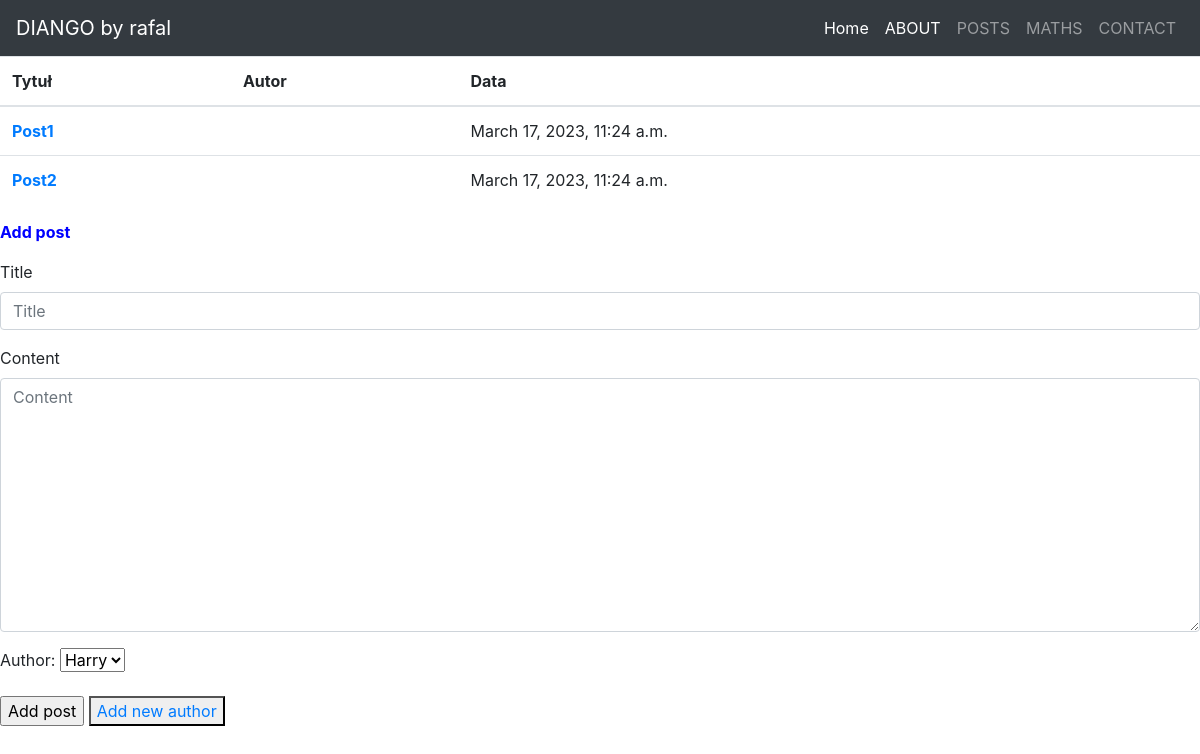
The page /posts/list/ on the database as committed earlier.
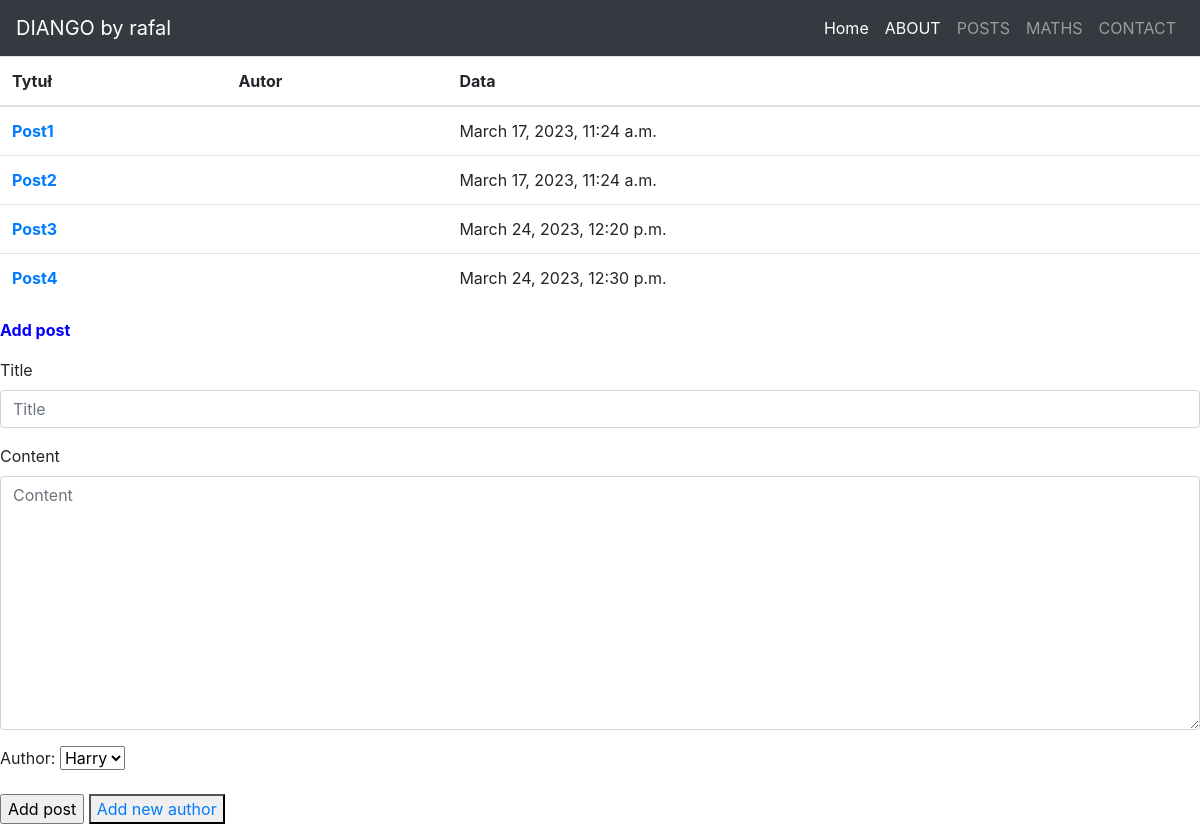
The same page on the database as committed later.
### posts/models.py (models this page shows, shortened)
class Post(models.Model):
   title = models.CharField(max_length=15, unique=True)
   content = models.TextField()
   created = models.DateTimeField(auto_now_add=True)
   modified = models.DateTimeField(auto_now=True)
   author = models.ForeignKey(
      'posts.Author',
      on_delete=models.CASCADE,
      null=True,
      blank=True
   )

### posts/views.py (the view, shortened to what this page needs)
# urls.py: path('list/', add_post, name="list"),
def add_post(request):
    form_post = PostForm()
    form_auth = AuthorForm()
    results_post = Post.objects.all()
    author = Author.objects.all()
    return render(
        request=request,
        template_name="posts/post_add.html",
        context={
            "results_post": results_post,
            "form_post": form_post,
            "author": author,
            "form_auth": form_auth,
        }
    )

### posts/forms.py
class PostForm(forms.ModelForm):
    class Meta:
        model = Post
        fields = ["title", "content"]

class AuthorForm(forms.ModelForm):
    class Meta:
        model = Author
        fields = ["nick", "email", "author_bio"]

### posts/templates/posts/post_add.html (shortened to what this page needs)
{% extends "greetings/main.html" %}
{% load bootstrap4 %}
{% block content %}
    <table class="table">
        <thead>
          <tr>
            <th scope="col">Tytuł</th>
            <th scope="col">Autor</th>
            <th scope="col">Data</th>
          </tr>
        </thead>
        <tbody>
            <tbody>
                {% for r in results_post %}
                    <tr>
                        <th><a href="{% url "posts:details" r.id %}">{{ r.title }}</a></th>
                        <td> {{ r.nick }}</td>
                        <td>{{ r.created}}</td>
                    </tr>
                {% endfor %}
        </tbody>
      </table>
    <form method="POST">
        <div style="color:blue">
            <p><b>Add post</b></p>
        </div>
        {% bootstrap_form form_post %}
        <p>
            <label for="id_author">Author:</label>
            <select name="author" id="id_author">
                {% for auth in author %}
                    <option value="{{ auth.id }}">{{ auth.nick }} </option>
                {% endfor %}
            </select>
        </p>
        <input type="submit" value="Add post">
        <button type="button">
            <a href="{% url "posts:auth_add" %}">Add new author</a>
        </button>
    </form>
{% endblock %}

Rows that differ between the two databases and show on the page:
added Post: title "Post3", created "March 24, 2023, 12:20 p.m."
added Post: title "Post4", created "March 24, 2023, 12:30 p.m."
